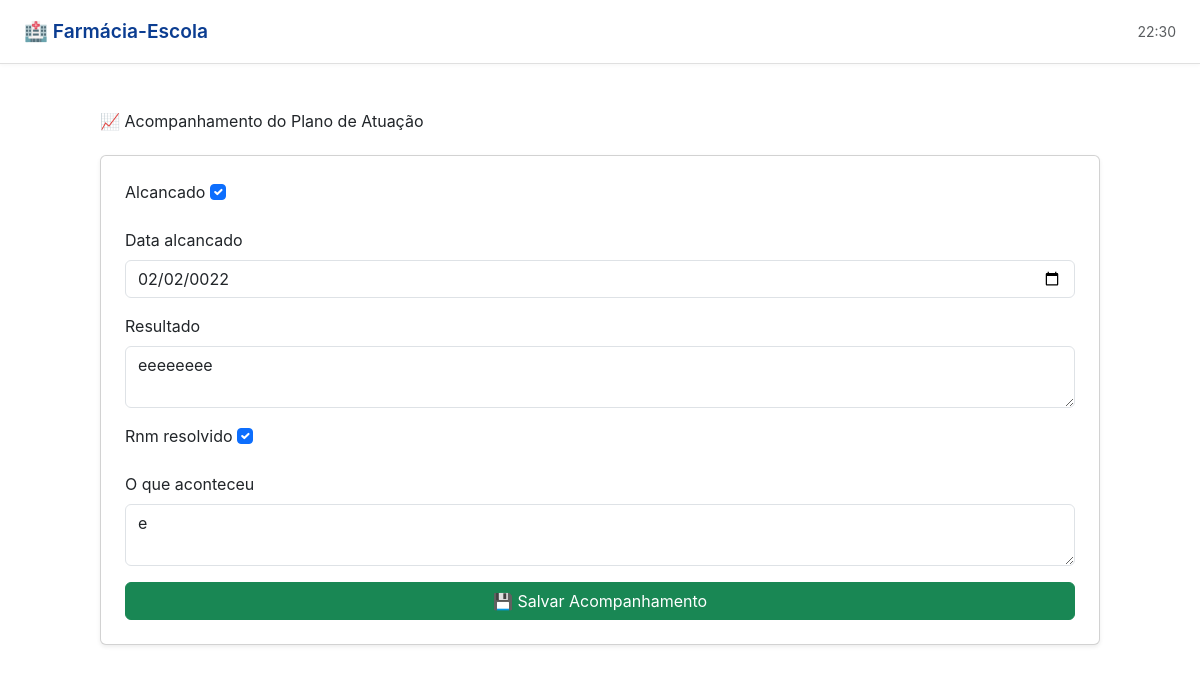
The app's page /consulta/plano_atuacao/acompanhamento/5/ with its own data.
### consulta/models.py (models this page shows, shortened)
class PlanoAtuacao(models.Model):
    PRIORIDADE_CHOICES = [
        ("baixa", "Baixa"),
        ("media", "Média"),
        ("alta", "Alta"),
    ]
    REGISTRO_INTERVENCAO_CHOICES = [
        ("quantidade_medicamento", "Intervir na quantidade de medicamento"),
        ("estrategia_farmacologica", "Intervir na estratégia farmacológica"),
        ("educacao_paciente", "Intervir na educação do paciente"),
    ]
    CLASSIFICACAO_INTERVENCAO_CHOICES = [
        ("modificar_dose", "Modificar a dose"),
        ("modificar_dosagem", "Modificar a dosagem"),
        ("modificar_esquema", "Modificar o esquema terapêutico"),
        ("adicionar_medicamento", "Adicionar medicamento"),
        ("retirar_medicamento", "Retirar medicamento"),
        ("substituir_medicamento", "Substituir medicamento"),
        ("modo_uso", "Modo de uso e administração"),
        ("aumentar_adesao", "Aumentar a adesão ao tratamento"),
        ("educar_nao_farmacologico", "Educar em medidas não farmacológicas"),
        ("nao_claro", "Não está claro"),
    ]
    avaliacao = models.ForeignKey('Avaliacao', on_delete=models.CASCADE, related_name='planos_atuacao', null=True, blank=True)
    consulta = models.ForeignKey('Consulta', on_delete=models.CASCADE, related_name='planos_de_atuacao')  # opcional
    problema_saude = models.ForeignKey(ProblemaSaude, on_delete=models.CASCADE, related_name='planos_atuacao', null=True, blank=True)
    medicamento = models.ForeignKey(Medicamento, on_delete=models.CASCADE, related_name='planos_atuacao', null=True, blank=True)
    relato_anamnese = models.TextField(blank=True, null=True)
    objetivos = models.TextField()
    prioridade = models.CharField(max_length=20, choices=PRIORIDADE_CHOICES)
    registro_intervencao = models.CharField(max_length=50, choices=REGISTRO_INTERVENCAO_CHOICES)
    classificacao_intervencao = models.CharField(max_length=50, choices=CLASSIFICACAO_INTERVENCAO_CHOICES)
    descricao_planejamento = models.TextField(null=True, blank=True)
    data_intervencao = models.DateField()
    alcancado = models.BooleanField(null=True, blank=True)
    data_alcancado = models.DateField(null=True, blank=True)
    resultado = models.TextField(blank=True)
    rnm_resolvido = models.BooleanField(null=True, blank=True)
    o_que_aconteceu = models.TextField(null=True, blank=True)

### consulta/views.py (the view)
# urls.py: path('plano_atuacao/acompanhamento/<int:plano_id>/', views.atualizar_acompanhamento, name='atualizar_acompanhamento'),
def atualizar_acompanhamento(request, plano_id):
    plano = get_object_or_404(PlanoAtuacao, id=plano_id)
    if request.method == 'POST':
        form = PlanoAtuacaoAcompanhamentoForm(request.POST, instance=plano)
        if form.is_valid():
            form.save()
            messages.success(request, "Acompanhamento atualizado com sucesso.")
            return redirect('consulta_detalhe_consulta', consulta_id=plano.consulta.id)
    return render(request, 'atualizar_acompanhamento.html', {'form': PlanoAtuacaoAcompanhamentoForm(instance=plano), 'plano': plano})

### consulta/forms.py
class PlanoAtuacaoAcompanhamentoForm(forms.ModelForm):
    class Meta:
        model = PlanoAtuacao
        fields = [
            'alcancado', 'data_alcancado', 'resultado',
            'rnm_resolvido', 'o_que_aconteceu'
        ]
        widgets = {
            'alcancado': forms.CheckboxInput(attrs={
                'class': 'form-check-input'
            }),
            'data_alcancado': forms.DateInput(attrs={
                'class': 'form-control',
                'type': 'date'
            }),
            'resultado': forms.Textarea(attrs={
                'class': 'form-control',
                'rows': 2,
                'placeholder': 'Descreva o resultado observado...'
            }),
            'rnm_resolvido': forms.CheckboxInput(attrs={
                'class': 'form-check-input'
            }),
            'o_que_aconteceu': forms.Textarea(attrs={
                'class': 'form-control',
                'rows': 2,
                'placeholder': 'Explique o que ocorreu após a intervenção...'
            }),
        }

### consulta/templates/atualizar_acompanhamento.html (shortened to what this page needs)
{% extends 'menu.html' %}
{% block content %}
<div class="container mt-5">
  <h2 class="mb-4">📈 Acompanhamento do Plano de Atuação</h2>
  <form method="post" class="card p-4 shadow-sm">
    {% for field in form %}
      <div class="mb-3">
        <label class="form-label">{{ field.label }}</label>
        {{ field }}
      </div>
    {% endfor %}
    <button type="submit" class="btn btn-success">💾 Salvar Acompanhamento</button>
  </form>
</div>
{% endblock %}

### tela_inicial/templates/menu.html (style rules this page uses)
body { padding-top: 64px; font-family: 'Inter', sans-serif; }

### records on screen
PlanoAtuacao: form "☑" "02/02/0022" "eeeeeeee" "☑" "e"

### other values on screen
{{ field.label }} "Alcancado" "Data alcancado" "Resultado" "Rnm resolvido" "O que aconteceu"
